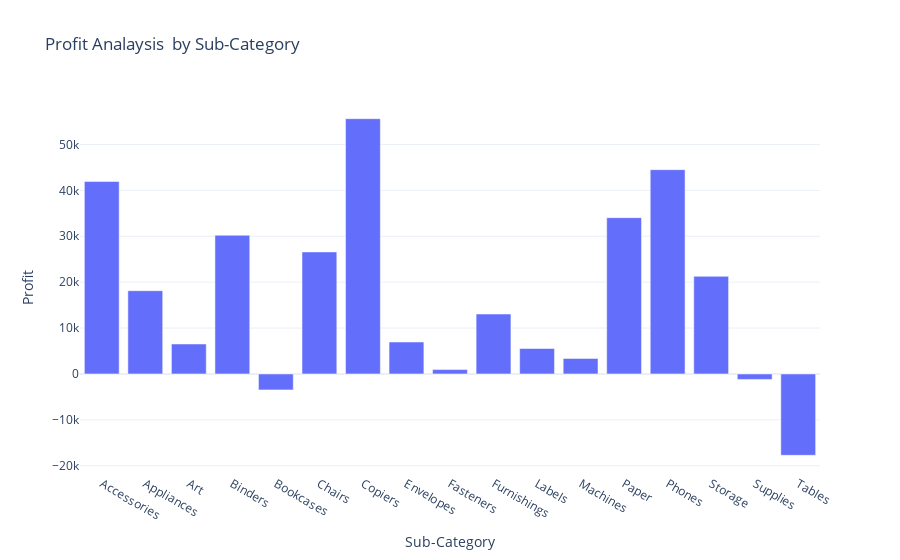

Notebook code cell kept with this figure:
### Markdown cell above
# Profit  by Subcategory

### Code cell
profit_by_subcategory = data.groupby('Sub-Category')['Profit'].sum().reset_index()
fig = px.bar(profit_by_subcategory,
             x= 'Sub-Category',
             y= 'Profit',
             title= 'Profit Analaysis  by Sub-Category')
fig.show()

### Figure 1 — Plotly figure (JSON) as saved in the notebook; plotly's stock layout.template omitted (floating-point values rounded to 4 significant figures)
{"data": [{"alignmentgroup": "True", "hovertemplate": "Sub-Category=%{x}<br>Profit=%{y}<extra></extra>", "legendgroup": "", "marker": {"color": "#636efa", "pattern": {"shape": ""}}, "name": "", "offsetgroup": "", "orientation": "v", "showlegend": false, "textposition": "auto", "type": "bar", "x": ["Accessories", "Appliances", "Art", "Binders", "Bookcases", "Chairs", "Copiers", "Envelopes", "Fasteners", "Furnishings", "Labels", "Machines", "Paper", "Phones", "Storage", "Supplies", "Tables"], "xaxis": "x", "y": [41940.0, 18140.0, 6528.0, 30220.0, -3473.0, 26590.0, 55620.0, 6964.0, 949.5, 13060.0, 5546.0, 3385.0, 34050.0, 44520.0, 21280.0, -1189.0, -17730.0], "yaxis": "y"}], "layout": {"barmode": "relative", "legend": {"tracegroupgap": 0}, "title": {"text": "Profit Analaysis  by Sub-Category"}, "xaxis": {"anchor": "y", "domain": [0, 1], "title": {"text": "Sub-Category"}}, "yaxis": {"anchor": "x", "domain": [0, 1], "title": {"text": "Profit"}}}}
